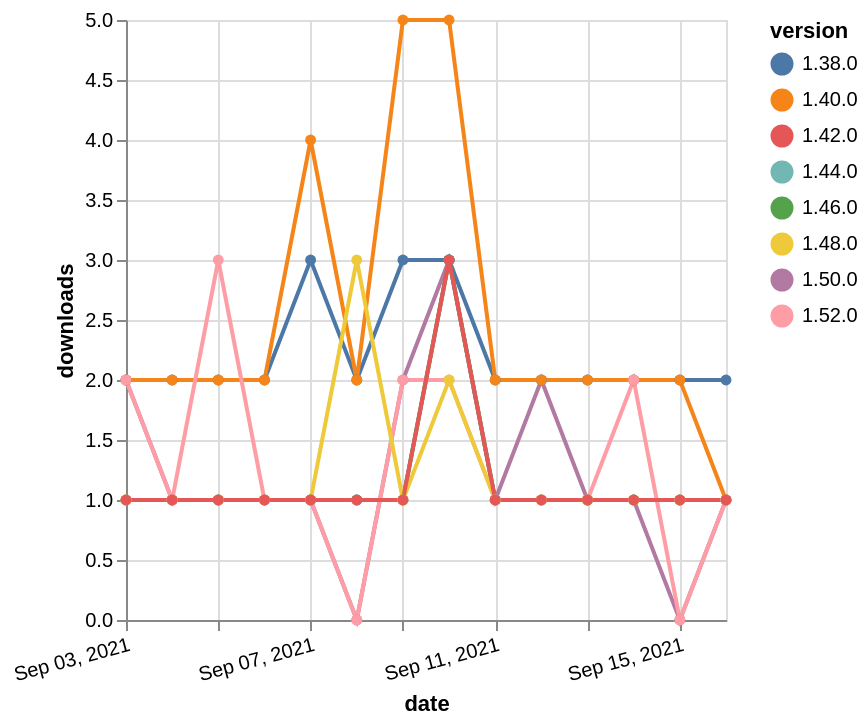

Write a Vega-Lite specification for this figure.
### Vega-Lite specification from a JSON file in a GitHub repository (floating-point values rounded to 4 significant figures)
{"$schema": "https://vega.github.io/schema/vega-lite/v5.json", "description": "A simple bar chart with embedded data.", "data": {"values": [{"date": "2021-09-03", "total": 194, "delta": 2, "version": "1.50.0"}, {"date": "2021-09-04", "total": 195, "delta": 1, "version": "1.50.0"}, {"date": "2021-09-05", "total": 196, "delta": 1, "version": "1.50.0"}, {"date": "2021-09-06", "total": 197, "delta": 1, "version": "1.50.0"}, {"date": "2021-09-07", "total": 198, "delta": 1, "version": "1.50.0"}, {"date": "2021-09-08", "total": 198, "delta": 0, "version": "1.50.0"}, {"date": "2021-09-09", "total": 200, "delta": 2, "version": "1.50.0"}, {"date": "2021-09-10", "total": 203, "delta": 3, "version": "1.50.0"}, {"date": "2021-09-11", "total": 204, "delta": 1, "version": "1.50.0"}, {"date": "2021-09-12", "total": 206, "delta": 2, "version": "1.50.0"}, {"date": "2021-09-13", "total": 207, "delta": 1, "version": "1.50.0"}, {"date": "2021-09-14", "total": 208, "delta": 1, "version": "1.50.0"}, {"date": "2021-09-15", "total": 208, "delta": 0, "version": "1.50.0"}, {"date": "2021-09-16", "total": 209, "delta": 1, "version": "1.50.0"}, {"date": "2021-09-03", "total": 207, "delta": 1, "version": "1.44.0"}, {"date": "2021-09-04", "total": 208, "delta": 1, "version": "1.44.0"}, {"date": "2021-09-05", "total": 209, "delta": 1, "version": "1.44.0"}, {"date": "2021-09-06", "total": 210, "delta": 1, "version": "1.44.0"}, {"date": "2021-09-07", "total": 211, "delta": 1, "version": "1.44.0"}, {"date": "2021-09-08", "total": 212, "delta": 1, "version": "1.44.0"}, {"date": "2021-09-09", "total": 213, "delta": 1, "version": "1.44.0"}, {"date": "2021-09-10", "total": 216, "delta": 3, "version": "1.44.0"}, {"date": "2021-09-11", "total": 217, "delta": 1, "version": "1.44.0"}, {"date": "2021-09-12", "total": 218, "delta": 1, "version": "1.44.0"}, {"date": "2021-09-13", "total": 219, "delta": 1, "version": "1.44.0"}, {"date": "2021-09-14", "total": 220, "delta": 1, "version": "1.44.0"}, {"date": "2021-09-15", "total": 221, "delta": 1, "version": "1.44.0"}, {"date": "2021-09-16", "total": 222, "delta": 1, "version": "1.44.0"}, {"date": "2021-09-03", "total": 2355, "delta": 2, "version": "1.38.0"}, {"date": "2021-09-04", "total": 2357, "delta": 2, "version": "1.38.0"}, {"date": "2021-09-05", "total": 2359, "delta": 2, "version": "1.38.0"}, {"date": "2021-09-06", "total": 2361, "delta": 2, "version": "1.38.0"}, {"date": "2021-09-07", "total": 2364, "delta": 3, "version": "1.38.0"}, {"date": "2021-09-08", "total": 2366, "delta": 2, "version": "1.38.0"}, {"date": "2021-09-09", "total": 2369, "delta": 3, "version": "1.38.0"}, {"date": "2021-09-10", "total": 2372, "delta": 3, "version": "1.38.0"}, {"date": "2021-09-11", "total": 2374, "delta": 2, "version": "1.38.0"}, {"date": "2021-09-12", "total": 2376, "delta": 2, "version": "1.38.0"}, {"date": "2021-09-13", "total": 2378, "delta": 2, "version": "1.38.0"}, {"date": "2021-09-14", "total": 2380, "delta": 2, "version": "1.38.0"}, {"date": "2021-09-15", "total": 2382, "delta": 2, "version": "1.38.0"}, {"date": "2021-09-16", "total": 2384, "delta": 2, "version": "1.38.0"}, {"date": "2021-09-03", "total": 2506, "delta": 2, "version": "1.40.0"}, {"date": "2021-09-04", "total": 2508, "delta": 2, "version": "1.40.0"}, {"date": "2021-09-05", "total": 2510, "delta": 2, "version": "1.40.0"}, {"date": "2021-09-06", "total": 2512, "delta": 2, "version": "1.40.0"}, {"date": "2021-09-07", "total": 2516, "delta": 4, "version": "1.40.0"}, {"date": "2021-09-08", "total": 2518, "delta": 2, "version": "1.40.0"}, {"date": "2021-09-09", "total": 2523, "delta": 5, "version": "1.40.0"}, {"date": "2021-09-10", "total": 2528, "delta": 5, "version": "1.40.0"}, {"date": "2021-09-11", "total": 2530, "delta": 2, "version": "1.40.0"}, {"date": "2021-09-12", "total": 2532, "delta": 2, "version": "1.40.0"}, {"date": "2021-09-13", "total": 2534, "delta": 2, "version": "1.40.0"}, {"date": "2021-09-14", "total": 2536, "delta": 2, "version": "1.40.0"}, {"date": "2021-09-15", "total": 2538, "delta": 2, "version": "1.40.0"}, {"date": "2021-09-16", "total": 2539, "delta": 1, "version": "1.40.0"}, {"date": "2021-09-03", "total": 202, "delta": 1, "version": "1.46.0"}, {"date": "2021-09-04", "total": 203, "delta": 1, "version": "1.46.0"}, {"date": "2021-09-05", "total": 204, "delta": 1, "version": "1.46.0"}, {"date": "2021-09-06", "total": 205, "delta": 1, "version": "1.46.0"}, {"date": "2021-09-07", "total": 206, "delta": 1, "version": "1.46.0"}, {"date": "2021-09-08", "total": 207, "delta": 1, "version": "1.46.0"}, {"date": "2021-09-09", "total": 208, "delta": 1, "version": "1.46.0"}, {"date": "2021-09-10", "total": 211, "delta": 3, "version": "1.46.0"}, {"date": "2021-09-11", "total": 212, "delta": 1, "version": "1.46.0"}, {"date": "2021-09-12", "total": 213, "delta": 1, "version": "1.46.0"}, {"date": "2021-09-13", "total": 214, "delta": 1, "version": "1.46.0"}, {"date": "2021-09-14", "total": 215, "delta": 1, "version": "1.46.0"}, {"date": "2021-09-15", "total": 216, "delta": 1, "version": "1.46.0"}, {"date": "2021-09-16", "total": 217, "delta": 1, "version": "1.46.0"}, {"date": "2021-09-03", "total": 126, "delta": 2, "version": "1.52.0"}, {"date": "2021-09-04", "total": 127, "delta": 1, "version": "1.52.0"}, {"date": "2021-09-05", "total": 130, "delta": 3, "version": "1.52.0"}, {"date": "2021-09-06", "total": 131, "delta": 1, "version": "1.52.0"}, {"date": "2021-09-07", "total": 132, "delta": 1, "version": "1.52.0"}, {"date": "2021-09-08", "total": 132, "delta": 0, "version": "1.52.0"}, {"date": "2021-09-09", "total": 134, "delta": 2, "version": "1.52.0"}, {"date": "2021-09-10", "total": 136, "delta": 2, "version": "1.52.0"}, {"date": "2021-09-11", "total": 137, "delta": 1, "version": "1.52.0"}, {"date": "2021-09-12", "total": 138, "delta": 1, "version": "1.52.0"}, {"date": "2021-09-13", "total": 139, "delta": 1, "version": "1.52.0"}, {"date": "2021-09-14", "total": 141, "delta": 2, "version": "1.52.0"}, {"date": "2021-09-15", "total": 141, "delta": 0, "version": "1.52.0"}, {"date": "2021-09-16", "total": 142, "delta": 1, "version": "1.52.0"}, {"date": "2021-09-03", "total": 179, "delta": 1, "version": "1.48.0"}, {"date": "2021-09-04", "total": 180, "delta": 1, "version": "1.48.0"}, {"date": "2021-09-05", "total": 181, "delta": 1, "version": "1.48.0"}, {"date": "2021-09-06", "total": 182, "delta": 1, "version": "1.48.0"}, {"date": "2021-09-07", "total": 183, "delta": 1, "version": "1.48.0"}, {"date": "2021-09-08", "total": 186, "delta": 3, "version": "1.48.0"}, {"date": "2021-09-09", "total": 187, "delta": 1, "version": "1.48.0"}, {"date": "2021-09-10", "total": 189, "delta": 2, "version": "1.48.0"}, {"date": "2021-09-11", "total": 190, "delta": 1, "version": "1.48.0"}, {"date": "2021-09-12", "total": 191, "delta": 1, "version": "1.48.0"}, {"date": "2021-09-13", "total": 192, "delta": 1, "version": "1.48.0"}, {"date": "2021-09-14", "total": 193, "delta": 1, "version": "1.48.0"}, {"date": "2021-09-15", "total": 194, "delta": 1, "version": "1.48.0"}, {"date": "2021-09-16", "total": 195, "delta": 1, "version": "1.48.0"}, {"date": "2021-09-03", "total": 261, "delta": 1, "version": "1.42.0"}, {"date": "2021-09-04", "total": 262, "delta": 1, "version": "1.42.0"}, {"date": "2021-09-05", "total": 263, "delta": 1, "version": "1.42.0"}, {"date": "2021-09-06", "total": 264, "delta": 1, "version": "1.42.0"}, {"date": "2021-09-07", "total": 265, "delta": 1, "version": "1.42.0"}, {"date": "2021-09-08", "total": 266, "delta": 1, "version": "1.42.0"}, {"date": "2021-09-09", "total": 267, "delta": 1, "version": "1.42.0"}, {"date": "2021-09-10", "total": 270, "delta": 3, "version": "1.42.0"}, {"date": "2021-09-11", "total": 271, "delta": 1, "version": "1.42.0"}, {"date": "2021-09-12", "total": 272, "delta": 1, "version": "1.42.0"}, {"date": "2021-09-13", "total": 273, "delta": 1, "version": "1.42.0"}, {"date": "2021-09-14", "total": 274, "delta": 1, "version": "1.42.0"}, {"date": "2021-09-15", "total": 275, "delta": 1, "version": "1.42.0"}, {"date": "2021-09-16", "total": 276, "delta": 1, "version": "1.42.0"}]}, "width": "container", "mark": {"type": "line", "point": {"filled": true}}, "encoding": {"x": {"field": "date", "type": "temporal", "timeUnit": "yearmonthdate", "title": "date", "axis": {"labelAngle": -15}}, "y": {"field": "delta", "type": "quantitative", "title": "downloads"}, "color": {"field": "version", "type": "nominal"}, "tooltip": {"field": "delta"}}}
